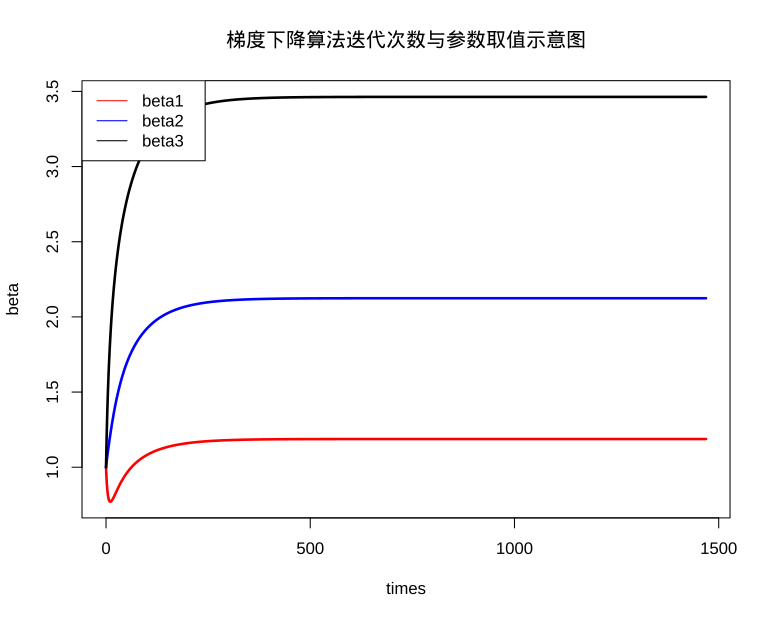

R code for this plot:
#梯度下降算法
library("showtext")
showtext.auto(enable = TRUE)
#定义逻辑回归对数似然函数的一阶导数
gx=function(y,beta,x2,x3){
    temp1=y-1+(exp(-(beta[1]+beta[2]*x2+beta[3]*x3))/(1+exp(-(beta[1]+beta[2]*x2+beta[3]*x3))))
    temp2=rbind(rep(1,length(y)),x2,x3)
    out=temp2%*%temp1
  return(out)
}
set.seed(123)
n = 1000
x1 = rnorm(n)
x2 = rnorm(n)
y = rbinom(n,1,plogis(1+2*x1+3*x2))
#归一化处理
# x1_new=(x1-min(x1))/(max(x1)-min(x1))
# x2_new=(x2-min(x2))/(max(x2)-min(x2))
# y_new=(y-min(y))/(max(y)-min(y))
beta0=matrix(c(1,1,1))
beta1=c(beta0[1])
beta2=c(beta0[2])
beta3=c(beta0[3])
alpha=0.001
times=0
all_times=c(0)
d=matrix(c(1,1,1))
while(max(abs(d))>=10^(-10)){
  #browser()
  beta_new=beta0+alpha*gx(y,beta0,x1,x2)
  d=beta_new-beta0
  beta1=c(beta1,beta_new[1])
  beta2=c(beta2,beta_new[2])
  beta3=c(beta3,beta_new[3])
  beta0=beta_new
  times=times+1
  all_times=c(all_times,times)
}
print(beta_new)
#绘制收敛曲线
plot(all_times,beta1,type="l",col="red",xlab="times",ylab="beta",ylim=c(min(min(beta1),min(beta2),min(beta3)),max(max(beta1),max(beta2),max(beta3))),main='梯度下降算法迭代次数与参数取值示意图',lwd=2.5)
points(all_times,beta2,type="l",col="blue",xlab="times",ylab="beta2",lwd=2.5)
points(all_times,beta3,type="l",col="black",xlab="times",ylab="beta3",lwd=2.5)
legend('topleft',c("beta1","beta2","beta3"),col=c("red","blue","black"),lty=1)
